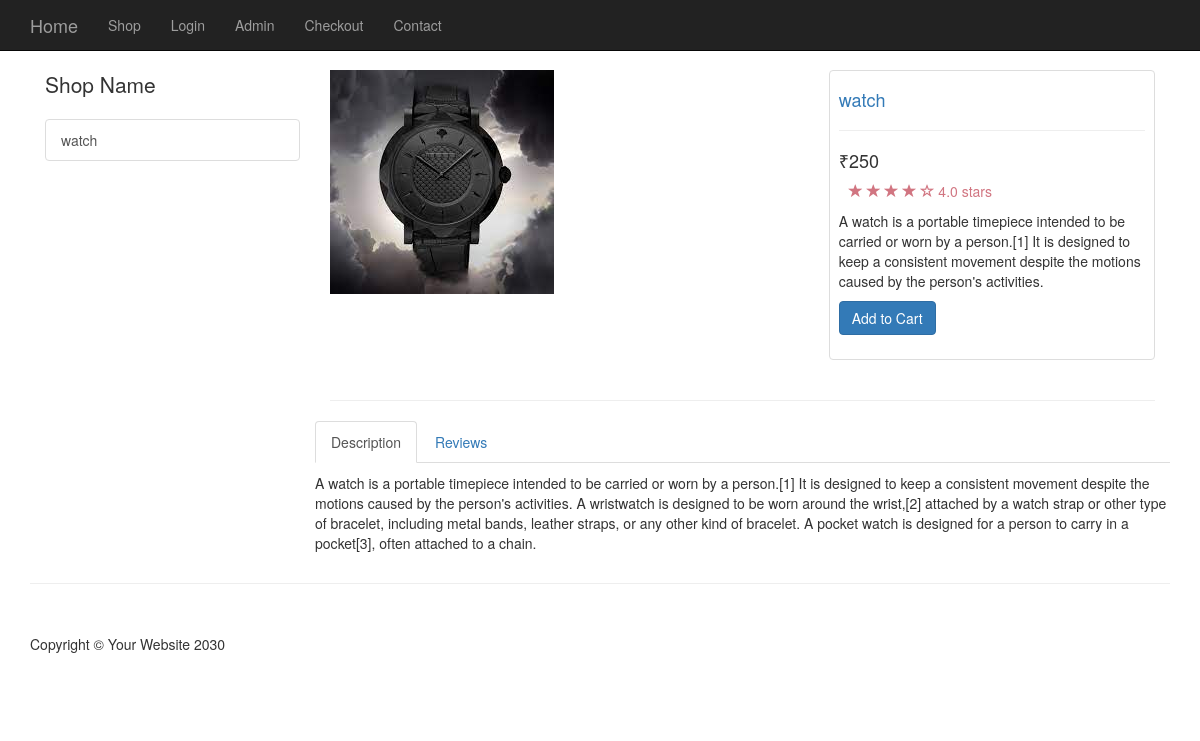
Page /item.php?id=14 on the committed database.
### tables this page shows
CREATE TABLE `categories` (
  `cat_id` int(11) NOT NULL,
  `cat_title` varchar(255) NOT NULL
);

CREATE TABLE `products` (
  `product_id` int(11) NOT NULL,
  `product_title` varchar(255) NOT NULL,
  `product_category_id` int(11) NOT NULL,
  `product_price` float NOT NULL,
  `product_quantity` int(11) NOT NULL,
  `product_description` text NOT NULL,
  `short_desc` text NOT NULL,
  `product_image` varchar(255) NOT NULL
);

### public/item.php (the view, shortened to what this page needs)
<?php require_once("../resources/config.php");
 include "../resources/templates/front/header.php"; ?>
<div class="container">
       <?php include "../resources/templates/front/side_nav.php"; ?>
       <?php
       $query = query("SELECT * FROM products WHERE product_id= " . escape_string($_GET['id']) . " ");
       while($row = fetch_array($query)):
       ?>
<div class="col-md-9">
<div class="row">
    <div class="col-md-7">
       <img class="img-responsive" src="../resources/<?php echo display_images($row['product_image']); ?>" alt="">
    </div>
    <div class="col-md-5">
        <div class="thumbnail">
    <div class="caption-full">
        <h4><a href="#"><?php echo $row['product_title']; ?></a> </h4>
        <hr>
        <h4 class=""><?php echo "&#8377;" . $row['product_price']; ?></h4>
    <div class="ratings">
        <p>
            <span class="glyphicon glyphicon-star"></span>
            <span class="glyphicon glyphicon-star"></span>
            <span class="glyphicon glyphicon-star"></span>
            <span class="glyphicon glyphicon-star"></span>
            <span class="glyphicon glyphicon-star-empty"></span>
            4.0 stars
        </p>
    </div>
        <p><?php echo $row['short_desc']; ?></p>
    <form action="">
        <div class="form-group">
           <a href="../resources/cart.php?add=<?php echo $row ['product_id'];?>" class="btn btn-primary">Add to Cart </a>
        </div>
    </form>
    </div>
</div>
</div>
</div>
        <hr>
<div class="row">
<div role="tabpanel">
  <ul class="nav nav-tabs" role="tablist">
    <li role="presentation" class="active"><a href="#home" aria-controls="home" role="tab" data-toggle="tab">Description</a></li>
    <li role="presentation"><a href="#profile" aria-controls="profile" role="tab" data-toggle="tab">Reviews</a></li>
  </ul>
  <div class="tab-content">
    <div role="tabpanel" class="tab-pane active" id="home">
<p><?php echo $row['product_description']; ?></p>
    </div>
 </div>
</div>
</div>
 </div>
 <?php endwhile; ?>
</div>
    <?php include "../resources/templates/front/footer.php"; ?>

### resources/functions.php (shortened to what this page needs)
<?php
$upload_directory = "uploads";
function query($sql){
global $connection;
return mysqli_query($connection, $sql);
}
function escape_string($string) {
global $connection;
return mysqli_real_escape_string($connection, $string);
}
function fetch_array($result) {
    return mysqli_fetch_array($result);
}
function get_categories() {
    $query = query("SELECT * FROM categories");
                while($row = fetch_array($query)) {
                   $category_links = <<<DELIMETER
                   <a href='category.php?id={$row['cat_id']}' class='list-group-item'>{$row['cat_title']}</a>
                   DELIMETER;
                echo $category_links;
                }
}
function display_images($picture) {
global $upload_directory;
return $upload_directory . DS . $picture;
}
?>

### public/css/shop-homepage.css (style rules this page uses)
body { padding-top: 70px; }
.ratings { padding-right: 10px; padding-left: 10px; color: #d17581; }
.thumbnail { padding: 0; }
.thumbnail .caption-full { padding: 9px; color: #333; }

### rows in the picture
categories: cat_title "watch"
products: product_image (picture), product_title "watch", product_price "250", short_desc "A watch is a portable timepiece intended to be carried or worn by a person.[1] It is designed to keep a consistent movement despite the motions caused by the person's activities.", product_description "A watch is a portable timepiece intended to be carried or worn by a person.[1] It is designed to keep a consistent movement despite the motions caused by the person's activities. A wristwatch is designed to be worn around the wrist,[2] attached by a watch strap or other type of bracelet, including metal bands, leather straps, or any other kind of bracelet. A pocket watch is designed for a person to carry in a pocket[3], often attached to a chain."
